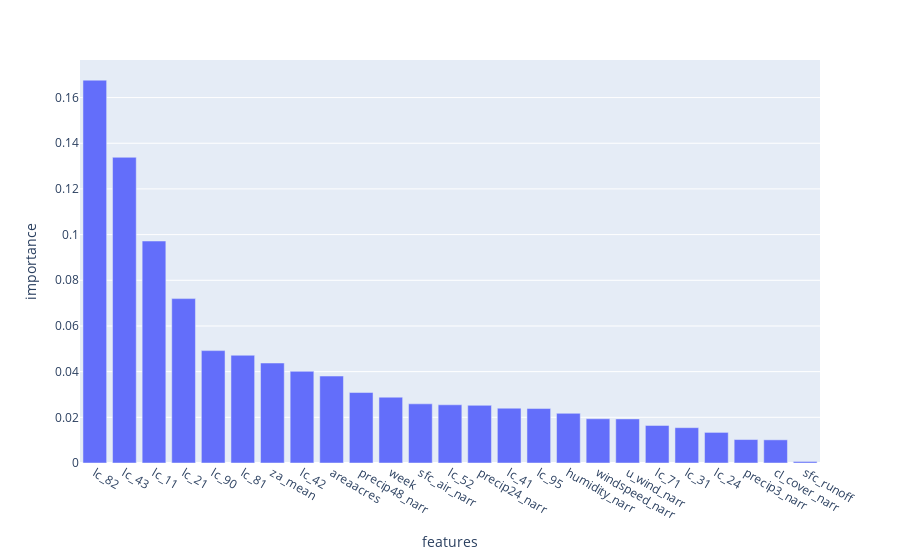

This figure's notebook cell:
### Code cell
import plotly.express as px
fig = px.bar(features, features.features, features.importance)
fig.show()

### Figure 1 — Plotly figure (JSON) as saved in the notebook; plotly's stock layout.template omitted (floating-point values rounded to 4 significant figures)
{"data": [{"alignmentgroup": "True", "hovertemplate": "features=%{x}<br>importance=%{y}<extra></extra>", "legendgroup": "", "marker": {"color": "#636efa"}, "name": "", "offsetgroup": "", "orientation": "v", "showlegend": false, "textposition": "auto", "type": "bar", "x": ["lc_82", "lc_43", "lc_11", "lc_21", "lc_90", "lc_81", "za_mean", "lc_42", "areaacres", "precip48_narr", "week", "sfc_air_narr", "lc_52", "precip24_narr", "lc_41", "lc_95", "humidity_narr", "windspeed_narr", "u_wind_narr", "lc_71", "lc_31", "lc_24", "precip3_narr", "cl_cover_narr", "sfc_runoff"], "xaxis": "x", "y": [0.1676, 0.1338, 0.09719, 0.07197, 0.04921, 0.04718, 0.04378, 0.04014, 0.03807, 0.03086, 0.02882, 0.0259, 0.02549, 0.02525, 0.02399, 0.02384, 0.02175, 0.01937, 0.01931, 0.01645, 0.01548, 0.0134, 0.01026, 0.01015, 0.0006652], "yaxis": "y"}], "layout": {"barmode": "relative", "legend": {"tracegroupgap": 0}, "margin": {"t": 60}, "xaxis": {"anchor": "y", "domain": [0, 1], "title": {"text": "features"}}, "yaxis": {"anchor": "x", "domain": [0, 1], "title": {"text": "importance"}}}}
